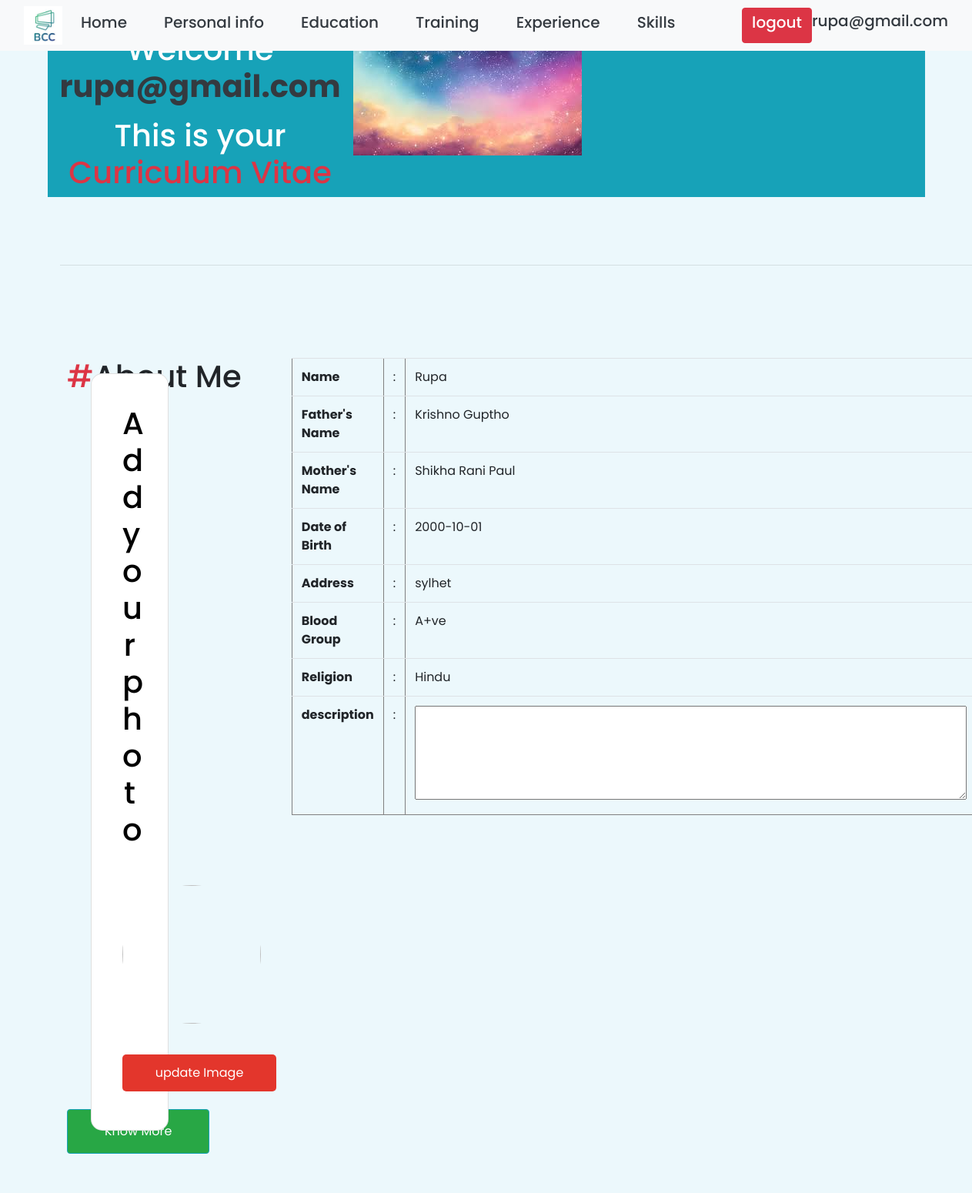
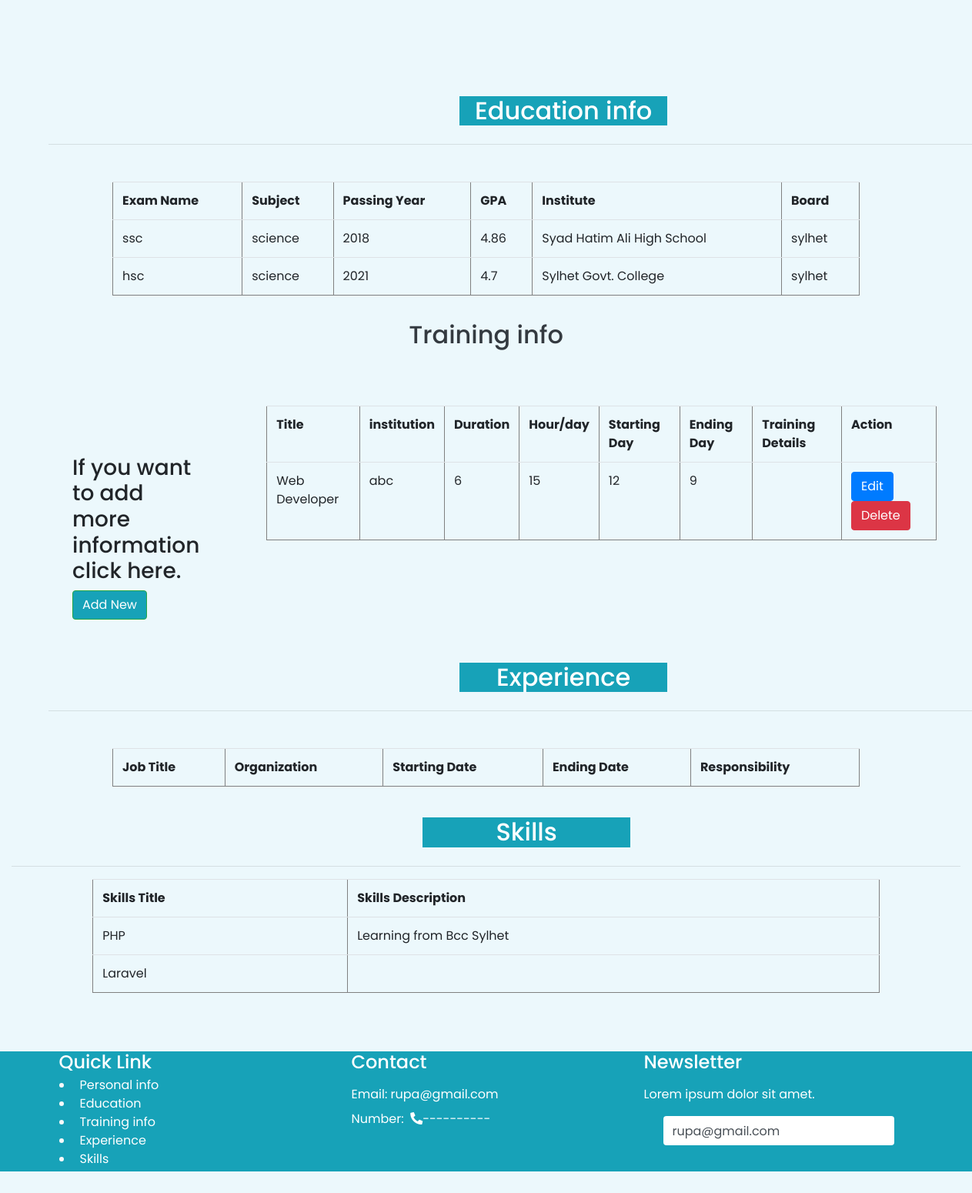
Screenshot of /dashboard.php (signed in) with the database file from the repository (2 pictures, top to bottom).
### tables this page shows
CREATE TABLE `personal_info` (
  `pid` int(10) NOT NULL,
  `name` varchar(50) NOT NULL,
  `father` varchar(50) NOT NULL,
  `mother` varchar(50) NOT NULL,
  `date_of_birth` date NOT NULL,
  `address` varchar(50) NOT NULL,
  `blood_group` varchar(10) NOT NULL,
  `religion` varchar(10) NOT NULL
);

CREATE TABLE `education` (
  `edid` int(10) NOT NULL,
  `pid` int(10) NOT NULL,
  `exam_name` varchar(30) NOT NULL,
  `exam_sequence` varchar(30) NOT NULL,
  `subject` varchar(20) NOT NULL,
  `year` int(4) NOT NULL,
  `gpa_class` float NOT NULL,
  `institute` varchar(50) NOT NULL,
  `board` varchar(20) NOT NULL
);

CREATE TABLE `training_info` (
  `trid` int(11) NOT NULL,
  `pid` int(10) NOT NULL,
  `title` varchar(80) NOT NULL,
  `institution` varchar(30) NOT NULL,
  `duration` int(10) NOT NULL,
  `hour_day` int(20) NOT NULL,
  `starting_day` int(30) NOT NULL,
  `ending_day` int(50) NOT NULL,
  `training_detalis` varchar(150) NOT NULL
);

CREATE TABLE `skills` (
  `skid` int(10) NOT NULL,
  `pid` int(10) NOT NULL,
  `skills_title` varchar(30) NOT NULL,
  `skills_description` varchar(50) NOT NULL
);

### dashboard.php (the view, shortened to what this page needs)
<?php include("header.php") ?>
<div style="max-height: 1000px;" class="h-auto">
<?php
$sql = "SELECT * FROM personal_info WHERE pid='".$_SESSION['pid']."'";
	$result = mysqli_query($con, $sql);
	if(mysqli_num_rows($result)>0){
		$row=mysqli_fetch_assoc($result);
}
?>
<div class="container-fluid  cirvit mt-2 mb-2 text-center ">
    <div class="container py-4 wow fadeInUp" data-wow-delay="0.1s">
	<div class="row bg-info cv">
		<h1 class="cirvit1 mt-2   mx-3 text-center  text-white">Welcome<b> <p class="text-dark ">
    <?php
      echo $_SESSION['email'];
       ?>
      </p></b>This is your<br><span class="text-danger">Curriculum Vitae</span> </h1><div class="imgd"><img src="img/pic.jpg"></div>
	</div>
</div>
<div class="container-fluid g-5 m-5">
	<hr>
</div>
</div>
 <div class="container-xxl p-5 wow fadeInUp personal2" data-wow-delay="0.1s">
	<div class="container-fluid m-4 personal" >
	<div class="row">
		<div class="col-md-3 col-lg-3 col-sm-3" id="vertical-line4">
			<b><h1 class="mb-4"><span class="text-danger">#</span>About Me</h1></b>
		  		<h4 class=" lead mx-3 p-2 mb-4"><b><?php echo $row['description']?></b></h4>
<body>
	<div class="container-fluid card1 g-3 m-3">
		<div class="row">
			<div class="col-lg-6 col-md-6 col-sm-12">
	      <div class="addphoto">
	        <div class="card">
	            <h1> Add your photo</h1>
	            <img src="images/profile.png" id="profile-pic">
	            <label for="input-file">update Image</label>
	        </div>
	      </div>
	  	</div>
 		 </div>
		</div>
</body>
                <a class="btn btn-success btn-outline-info text-white py-3 px-5 mt-5" href="personal_info.php">
                             Know More
                </a>
        </div>
		<div class="col-lg-6 col-md-6 col-sm-6">
			<table class="table" border="1" id="text1" class="mb-2">
				<tr>
					<th>Name</th>
					<td>:</td>
					<td><?php echo $row['name']?></td>
				</tr>
				<tr>
					<th>Father's Name</th>
					<td>:</td>
					<td><?php echo $row['father']?></td>
				</tr>
				<tr>
					<th>Mother's Name</th>
					<td>:</td>
					<td><?php echo $row['mother']?></td>
				</tr>
				<tr>
					<th>Date of Birth</th>
					<td>:</td>
					<td><?php echo $row['date_of_birth']?></td>
				</tr>
				<tr>
					<th>Address</th>
					<td>:</td>
					<td><?php echo $row['address']?></td>
				</tr>
				<tr>
					<th>Blood Group</th>
					<td>:</td>
					<td><?php echo $row['blood_group']?></td>
				</tr>
				<tr>
					<th>Religion</th>
					<td>:</td>
					<td><?php echo $row['religion']?></td>
				</tr>
				<tr>
					<th>description</th>
					<td>:</td>
					<td><textarea rows="5" cols="50" > <?php echo $row['description']?></textarea></td>
				</tr>
			</table>
		</div>
	</div>
</div>
</div>
        <div class="container-xxl py-5 wow fadeInUp" data-wow-delay="0.1s">
<div class="container-fluid m-5">
	<div class="row">
		<div class="col-lg-5 col-md-5 col-sm-5"></div>
			<div class="col-lg-3 col-md-3 col-sm-3">
				<h2 class=" m-2 text-center bg-info text-white">Education info </h2>
			</div>
				<div class="col-lg-4 col-md-4 col-sm-4">
		</div>
	</div><hr>
</div>
<?php
if(isset($_POST['add_education'])){
		$exname=$_POST['exam'];
		$exseq=$_POST['exam_sequence'];
		$subject=$_POST['subject'];
		$pyear=$_POST['passing_year'];
		$gpa=$_POST['gpa'];
		$inst=$_POST['institute'];
		$board=$_POST['board'];
		$pid=$_SESSION['pid'];
			$chk_sql = "SELECT * FROM education where pid=$pid and exam_sequence=$exseq";
			$result=mysqli_query($con, $chk_sql);
			if(mysqli_num_rows($result)>0){
		die("Exam record for".$exname." already exists.Please go to education link and edit existing exam...");
	}
		$sql = "INSERT INTO education(pid,exam_name,exam_sequence,subject,year,gpa_class,institute,board) Values( $pid, '$exname','$exseq','$subject','$pyear','$gpa','$inst','$board')";
		if(mysqli_query($con, $sql)){
			header("Location:dashboard.php");
		}
		else{
			echo "Failed";
		}
	}
	else{
?>
	<div class="container-fluid showedu">
	<div class="row m-3">
		<div class="col-lg-1 col-md-1 col-sm-1">
		</div>
			<div class="col-lg-10 col-md-10 col-sm-10">
	<table class="table table-border" border="1">
		<tr>
			<th>Exam Name</th>
			<th>Subject</th>
			<th>Passing Year</th>
			<th>GPA</th>
			<th>Institute</th>
			<th>Board</th>
		</tr>
		<?php
			$sql = "SELECT * FROM education WHERE pid=".$_SESSION['pid'];
			$res= mysqli_query($con, $sql);
			if(mysqli_num_rows($res)>0){
				while($row=mysqli_fetch_assoc($res)){
				echo"<tr><td>".$row['exam_name']."</td><td>".$row['subject']."</td><td>".$row['year']."</td><td>".$row['gpa_class']."</td><td>".$row['institute']."</td><td>".$row['board']."</td>";
				?>
				<?php
				echo "</tr>";
				}
			}
		?>
	</table>
<?php
	 }
?>
</div>
</div>
</div>
<div class="container-fluid mt-2">
	<section  class="Training">
		<div class="section-heading text-center">
			<h2 class=" mt-2 pb-2 text-center  text-dark">Training info</h2>
		</div>
		</section>
</div>
<?php
	if(isset($_POST['add_new'])){
?>
			<form action="" method="post" class="trainNew">
				<table>
					<tr><td>Title</td><td>:</td><td><input type="text" name="title"class="mb-2" placeholder="write title"></td></tr>
					<tr><td>Institution</td><td>:</td><td><input type="text"class="mb-2" name="institution" placeholder="Institute name"></td></tr>
					<tr><td>Duration</td><td>:</td><td><input type="number"class="mb-2" name="duration" placeholder="duration"></td></tr>
					<tr><td>Hour/day</td><td>:</td><td><input type="text"class="mb-2" name="hour"></td></tr>
					<tr><td>Starting day</td><td>:</td><td><input type="text"class="mb-2" name="starting" placeholder="Starting day"></td></tr>
					<tr><td>Ending day</td><td>:</td><td><input type="text"class="mb-2" name="ending" placeholder="ending day"></td></tr>
					<tr><td>Training details</td><td>:</td><td><input type="text"class="mb-2" name="details" placeholder="Training details">&nbsp;<input type="submit" class="btn btn-info" name="add_training"class="m-2" value="Add Training details"></td></tr>
					<tr><td></td></tr>
				</table>
			</form>
<?php
	}
	elseif(isset($_POST['delete'])){
		$sql = "DELETE FROM training_info WHERE trid=".$_POST['trid'];
		if(mysqli_query($con, $sql)){
			header("location:training_info.php");
		}
	}
	else{
?>
<div class="container-fluid trainInfo mt-4 pt-4 ">
	<div class="row m-3">
		<div class="col-lg-3 col-md-3 col-sm-8 training2" id="vertical-line2">
			<h3 class=" mt-3 px-5 pt-5"> If you want to add more information click here.</h3>
			<form action="" method="post">
				<input class=" btn btn-info btn-outline-success mx-5 text-white" type="submit" name="add_new" value="Add New">
			</form>
		</div>
		<div class="col-lg-9 col-md-9 col-sm-10">
	<table class="table table-border " border="1">
		<tr>
			<th>Title</th>
			<th>institution</th>
			<th>Duration</th>
			<th>Hour/day</th>
			<th>Starting Day</th>
			<th> Ending Day </th>
			<th>Training Details</th>
			<th>Action</th>
		</tr>
		<?php
			$sql = "SELECT * FROM training_info WHERE pid=".$_SESSION['pid'];
			$res= mysqli_query($con, $sql);
			if(mysqli_num_rows($res)>0){
				while($row=mysqli_fetch_assoc($res)){
				echo"<tr><td>".$row['title']."</td><td>".$row['institution']."</td><td>".$row['duration']."</td><td>".$row['hour_day']."</td><td>".$row['starting_day']."</td><td>".$row['ending_day']."</td><td>".$row['training_detalis']."</td><td>";
				?>
				<form action="" method="post">
					<input type="submit" class="btn btn-primary" name="edit" value="Edit">
					<input type="submit" class="btn btn-danger" onclick="return confirm('Are you sure to delete??') " name="delete" value="Delete">
				</form>
				<?php
				echo "</td></tr>";
				}
			}
		?>
	</table>
<?php
	 }
?>
</div>
	</div>
</div>
<div class="container-fluid g-3 m-5">
	<div class="row ">
		<div class="col-lg-5 col-md-5 col-sm-5"></div>
			<div class="col-lg-3 col-md-3 col-sm-3">
				<h2 class=" m-2 text-center bg-info   text-white">Experience  </h2>
			</div>
				<div class="col-lg-4 col-md-4 col-sm-4">
		</div>
	</div><hr>
</div>
<?php
	if(isset($_POST['add_experience'])){
	$title=$_POST['title'];
	$org=$_POST['organization'];
	$start=$_POST['starting'];
	$end=$_POST['ending'];
	$res=$_POST['responsibility'];
	$pid=$_SESSION['pid'];
		$check_sql = "SELECT * FROM experience where pid=$pid and jobtitle='$title'";
		$result=mysqli_query($con, $check_sql);
		if(mysqli_num_rows($result)>0){
		die("This title ".$title." already exists.Please Change it...");
		}
		elseif ($title<1  ) {
		     die("Please fill up the title");
		}
		elseif ($org<1  ) {
		     die("Please fill up organization name");
		}
		elseif ($start<1  ) {
		     die("Please fill up the starting date");
		}
		$sql = "INSERT INTO experience(pid,jobtitle,organization,start_date,end_date,responsibility) Values($pid,'$title','$org','$start','$end','$res')";
			echo $sql;
		if(mysqli_query($con, $sql)){
			header("Location:experience.php");
		}
		else{
			echo "Failed";
		}
	}
	else{
?>
<div class="d-grid gap-3">
<div class="container-fluid gb-2 experInfo">
	<div class="row m-3">
		<div class="col-lg-1 col-md-1 ">
		</div>
			<div class="col-lg-10 col-md-10 col-sm-5 experInfo">
	<table class="table table-border" border="1">
		<tr>
			<th>Job Title</th>
			<th>Organization</th>
			<th>Starting Date</th>
			<th> Ending Date</th>
			<th>Responsibility</th>
		</tr>
	</table>
<?php
	 }
?>
</div>
</div>
</div>
</div>
<div class="container-fluid ">
		<div class="row">
			<div class="col-lg-5 col-md-5 col-sm-5"></div>
				<div class="col-lg-3 col-md-3 col-sm-3">
					<h2 class=" m-2 text-center bg-info text-white">Skills </h2>
				</div>
				<div class="col-lg-4 col-md-4 col-sm-4">
			</div>
	</div><hr>
</div>
<?php
	if(isset($_POST['add_skills'])){
	$title=$_POST['title'];
	$des=$_POST['description'];
	$pid=$_SESSION['pid'];
		$check_sql = "SELECT * FROM skills where pid=$pid and skills_title='$title'";
		$result=mysqli_query($con, $check_sql);
		if(mysqli_num_rows($result)>0){
		die("This skills title ".$title." already exists.Please Change it...");
		}
		elseif ($title<1) {
		       die("Please ensure that the skills title section is not left empty. Kindly fill it out.");
		}
		$sql = "INSERT INTO skills(pid,skills_title	,skills_description) Values( $pid, '$title','$des')";
		if(mysqli_query($con, $sql)){
			header("Location:skills.php");
		}
		else{
			echo "Failed";
		}
	}
	else{
?>
<div class="container-fluid mb-2 h-50 skills">
	<div class="row ">
		<div class="col-lg-1 col-md-1 col-sm-1">
		</div>
			<div class="col-lg-10 col-md-10 col-sm-10">
			<table class="table table-border pb-2" border="1">
		<tr>
			<th>Skills Title</th>
			<th>Skills Description</th>
		</tr>
		<?php
			$sql = "SELECT * FROM skills WHERE pid=".$_SESSION['pid'];
			$result= mysqli_query($con, $sql);
			if(mysqli_num_rows($result)>0){
				while($row=mysqli_fetch_assoc($result)){
					echo"<tr><td>".$row['skills_title']."</td><td>".$row['skills_description']."</td>";
				?>
				<?php
				echo "</tr>";
				}
			}
		?>
	</table>
<?php
	 }
?>
</div>
</div>
</div>
</div>
        <div class="container-fluid bg-info text-light footer  g-2  pb-1 mb-0 wow fadeIn" >
            <div class="container gx-2 mt-1">
                <div class="row gx-2">
                    <div class="col-lg-4 col-md-4 col-sm-4">
                        <h4 class="text-white mb-1">Quick Link</h4>
                       <li><a class="text-white p-1 mb-1" href="personal_info.php">Personal info</a></li>
                       <li><a class="text-white p-1 mb-1" href="education.php">Education</a></li>
                       <li><a class="text-white p-1 mb-1" href="training_info.php">Training info</a></li>
                       <li><a class="text-white p-1 mb-1" href="experience.php">Experience</a></li>
                       <li><a class="text-white p-1 mb-1" href="skills.php">Skills</a></li>
                    </div>
                    <div class="col-lg-4  col-md-4 col-sm-4">
                        <h4 class="text-white mb-3">Contact</h4>
						<p class="mb-2 text-white">Email:&nbsp;<?php  echo $_SESSION['email']; ?>
                        </p>
                        <p class="mb-2 text-white">Number:&nbsp; <i class="fa fa-phone-alt me-3"></i>----------</p>
                    </div>
                    <div class="col-lg-4  col-md-4 col-sm-4 ">
                        <h4 class="text-white mb-3">Newsletter</h4>
                        <p class="text-white">Lorem ipsum dolor sit amet.</p>
                        <div class="position-relative mx-auto" style="max-width: 300px;">
                            <input class="form-control  border-0 w-100 py-3 ps-3 pe-4" type="text" value="<?php  echo $_SESSION['email']; ?>">
                        </div>
                    </div>
                </div>
            </div>
        </div>
</body>
</html>

### css/style.css (style rules this page uses)
* { margin:0; padding:0; font-family:'Poppins',sans-serif; box-sizing:border-box; }
.addphoto { width:100%; height:100vh; background: #245; display: flex; align-items:center; justify-content:center; }
.card { width:400px; background:#fff; padding:40px; border-radius:15px; text-align:center; color:#345; }
.card h1 { font-weight:500; color:#000; }
.card img { width:180px; height:180px; border-radius:50%; margin-top:40px; margin-bottom:30px; }
label { display:block; width:200px; background:#e3362c; color:#fff; padding:12px; margin: 10px auto; border-radius: 5px; cursor:pointer; }
input { display:none; }

### header.php (style rules this page uses)
body { background:#ecf8fc; }

### rows the page displays
personal_info: name "Rupa", father "Krishno Guptho", mother "Shikha Rani Paul", date_of_birth "2000-10-01", address "sylhet", blood_group "A+ve", religion "Hindu"
education: exam_name "ssc", subject "science", year "2018", gpa_class "4.86", institute "Syad Hatim Ali High School", board "sylhet"
education: exam_name "hsc", subject "science", year "2021", gpa_class "4.7", institute "Sylhet Govt. College", board "sylhet"
training_info: title "Web Developer", institution "abc", duration "6", hour_day "15", starting_day "12", ending_day "9"
skills: skills_title "PHP", skills_description "Learning from Bcc Sylhet"
skills: skills_title "Laravel"

### other values shown
$_SESSION['email'] "rupa@gmail.com"
